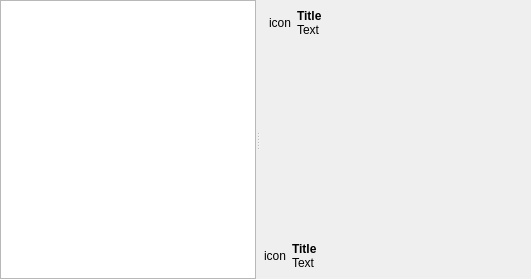
<?xml version="1.0" encoding="UTF-8"?>
<ui version="4.0">
 <class>ConfigWidget</class>
 <widget class="QWidget" name="ConfigWidget">
  <property name="geometry">
   <rect>
    <x>0</x>
    <y>0</y>
    <width>531</width>
    <height>279</height>
   </rect>
  </property>
  <property name="windowTitle">
   <string comment="KDE::DoNotExtract">Dialog</string>
  </property>
  <layout class="QVBoxLayout" name="verticalLayout_2">
   <property name="margin">
    <number>0</number>
   </property>
   <item>
    <widget class="QSplitter" name="splitter">
     <property name="orientation">
      <enum>Qt::Horizontal</enum>
     </property>
     <property name="childrenCollapsible">
      <bool>false</bool>
     </property>
     <widget class="QListWidget" name="view">
      <property name="sizePolicy">
       <sizepolicy hsizetype="Preferred" vsizetype="Preferred">
        <horstretch>0</horstretch>
        <verstretch>0</verstretch>
       </sizepolicy>
      </property>
      <property name="minimumSize">
       <size>
        <width>120</width>
        <height>0</height>
       </size>
      </property>
      <property name="editTriggers">
       <set>QAbstractItemView::NoEditTriggers</set>
      </property>
      <property name="tabKeyNavigation">
       <bool>true</bool>
      </property>
      <property name="showDropIndicator" stdset="0">
       <bool>false</bool>
      </property>
     </widget>
     <widget class="QWidget" name="widget" native="true">
      <property name="sizePolicy">
       <sizepolicy hsizetype="Preferred" vsizetype="Preferred">
        <horstretch>5</horstretch>
        <verstretch>0</verstretch>
       </sizepolicy>
      </property>
      <layout class="QVBoxLayout" name="verticalLayout">
       <property name="margin">
        <number>0</number>
       </property>
       <item>
        <widget class="QWidget" name="pageWidget" native="true">
         <layout class="QGridLayout" name="gridLayout_2">
          <property name="spacing">
           <number>0</number>
          </property>
          <item row="0" column="0" rowspan="2">
           <widget class="QLabel" name="pageIcon">
            <property name="text">
             <string comment="KDE::DoNotExtract">icon</string>
            </property>
           </widget>
          </item>
          <item row="0" column="2">
           <widget class="QLabel" name="pageTitle">
            <property name="sizePolicy">
             <sizepolicy hsizetype="Expanding" vsizetype="Expanding">
              <horstretch>0</horstretch>
              <verstretch>0</verstretch>
             </sizepolicy>
            </property>
            <property name="font">
             <font>
              <weight>75</weight>
              <bold>true</bold>
             </font>
            </property>
            <property name="text">
             <string comment="KDE::DoNotExtract">Title</string>
            </property>
            <property name="indent">
             <number>-1</number>
            </property>
           </widget>
          </item>
          <item row="1" column="2">
           <widget class="QLabel" name="pageText">
            <property name="sizePolicy">
             <sizepolicy hsizetype="Preferred" vsizetype="Expanding">
              <horstretch>0</horstretch>
              <verstretch>0</verstretch>
             </sizepolicy>
            </property>
            <property name="text">
             <string comment="KDE::DoNotExtract">Text</string>
            </property>
            <property name="alignment">
             <set>Qt::AlignLeading|Qt::AlignLeft|Qt::AlignTop</set>
            </property>
            <property name="indent">
             <number>-1</number>
            </property>
           </widget>
          </item>
          <item row="0" column="1" rowspan="2">
           <spacer name="horizontalSpacer">
            <property name="orientation">
             <enum>Qt::Horizontal</enum>
            </property>
            <property name="sizeType">
             <enum>QSizePolicy::Fixed</enum>
            </property>
            <property name="sizeHint" stdset="0">
             <size>
              <width>6</width>
              <height>20</height>
             </size>
            </property>
           </spacer>
          </item>
         </layout>
        </widget>
       </item>
       <item>
        <widget class="QStackedWidget" name="stackedWidget">
         <property name="sizePolicy">
          <sizepolicy hsizetype="Expanding" vsizetype="Expanding">
           <horstretch>10</horstretch>
           <verstretch>10</verstretch>
          </sizepolicy>
         </property>
        </widget>
       </item>
       <item>
        <widget class="QWidget" name="errorWidget" native="true">
         <layout class="QGridLayout" name="gridLayout">
          <property name="leftMargin">
           <number>4</number>
          </property>
          <property name="spacing">
           <number>0</number>
          </property>
          <item row="0" column="0" rowspan="2">
           <widget class="QLabel" name="errorIcon">
            <property name="text">
             <string comment="KDE::DoNotExtract">icon</string>
            </property>
           </widget>
          </item>
          <item row="0" column="2">
           <widget class="QLabel" name="errorTitle">
            <property name="sizePolicy">
             <sizepolicy hsizetype="Expanding" vsizetype="Expanding">
              <horstretch>0</horstretch>
              <verstretch>0</verstretch>
             </sizepolicy>
            </property>
            <property name="font">
             <font>
              <weight>75</weight>
              <bold>true</bold>
             </font>
            </property>
            <property name="text">
             <string comment="KDE::DoNotExtract">Title</string>
            </property>
            <property name="indent">
             <number>-1</number>
            </property>
           </widget>
          </item>
          <item row="1" column="2">
           <widget class="QLabel" name="errorText">
            <property name="sizePolicy">
             <sizepolicy hsizetype="Preferred" vsizetype="Expanding">
              <horstretch>0</horstretch>
              <verstretch>0</verstretch>
             </sizepolicy>
            </property>
            <property name="text">
             <string comment="KDE::DoNotExtract">Text</string>
            </property>
            <property name="alignment">
             <set>Qt::AlignLeading|Qt::AlignLeft|Qt::AlignTop</set>
            </property>
            <property name="indent">
             <number>-1</number>
            </property>
           </widget>
          </item>
          <item row="0" column="1" rowspan="2">
           <spacer name="horizontalSpacer_2">
            <property name="orientation">
             <enum>Qt::Horizontal</enum>
            </property>
            <property name="sizeType">
             <enum>QSizePolicy::Fixed</enum>
            </property>
            <property name="sizeHint" stdset="0">
             <size>
              <width>6</width>
              <height>20</height>
             </size>
            </property>
           </spacer>
          </item>
         </layout>
        </widget>
       </item>
      </layout>
     </widget>
    </widget>
   </item>
  </layout>
 </widget>
 <tabstops>
  <tabstop>view</tabstop>
 </tabstops>
 <resources/>
 <connections/>
</ui>
